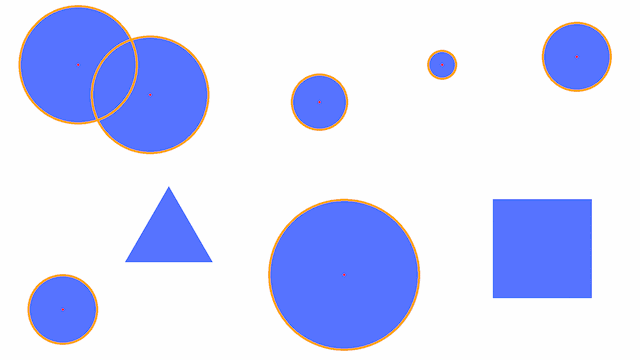
#> input picture for_haugh.webp, 640 x 360 px; its folder holds only this picture in this run
$ python -i blur_tool.py   (imports and definitions only)
#> lines starting #> are read from the running program, lines starting #| are printed output that depends on the picture
import tkinter as tk
from tkinter import filedialog
import cv2
import numpy as np
from matplotlib import pyplot as plt
from PIL import Image, ImageTk

def open_image():
    file_path = filedialog.askopenfilename(filetypes=[("Image files", "*.jpg;*.png;*.jpeg")])
#> the answer given: ../for_haugh.webp
    if file_path:
        img = cv2.imread(file_path, cv2.IMREAD_GRAYSCALE)
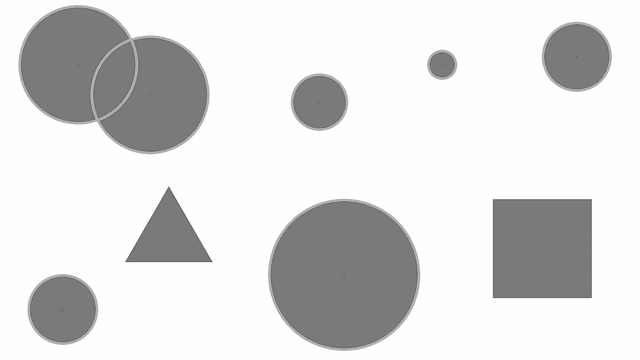
#> img: shape (360, 640); min 73, max 254, mean 219.4
        process_image(img)

def process_image(img):
    global original_img
    original_img = img
    update_blur()

def update_blur(val=5):
    global original_img, blurred_img

#> (the run stopped early here; a loop or call above may not have finished)
